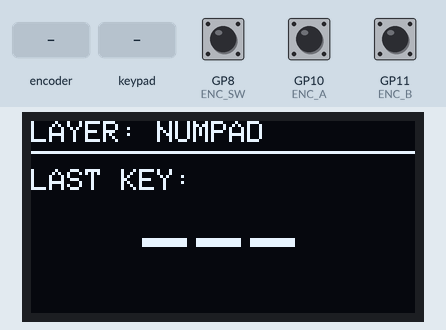
Bench run of a sketch on a simulated Raspberry Pi Pico. Parts: 128×64 one-colour display. Wiring (inferred from the names in the program): 4×4 keypad with keys 1 2 3 A 4 5 6 B 7 8 9 C * 0 # D (labels assumed): rows GP4, GP5, GP6, GP7; columns GP0, GP1, GP2, GP3. Inputs (shaded band) come from the test bench; at power-on: GP8 (ENC_SW) HIGH, GP10 (ENC_A) HIGH, GP11 (ENC_B) HIGH. USB keyboard and mouse output is not drawn.

Above: at 1.2 s.
1.3 s: rotary encoder on GP10 (ENC_A) / GP11 (ENC_B) turned 3 steps (first pin leading)
At 3.0 s:
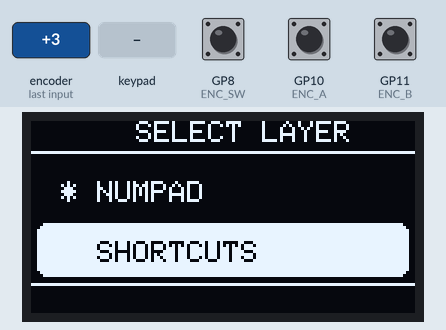
4.9 s: keypad keys 0 1 2 3 # pressed 0.4 s apart
At 7.4 s:
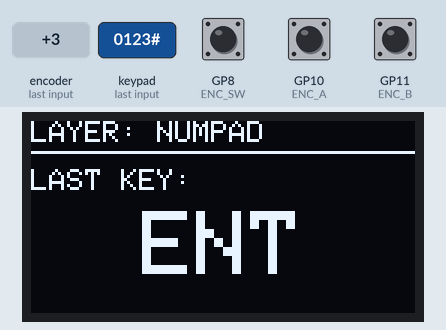
8.4 s: key 'A' pressed
At 8.8 s:
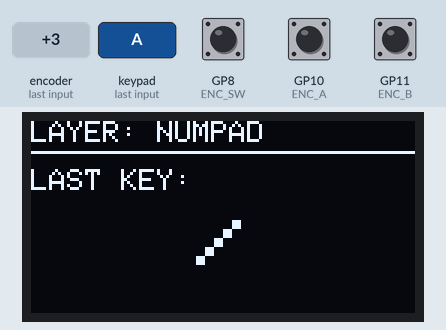
9.9 s: keypad keys 4 5 6 7 A pressed 0.4 s apart
At 10.14 s:
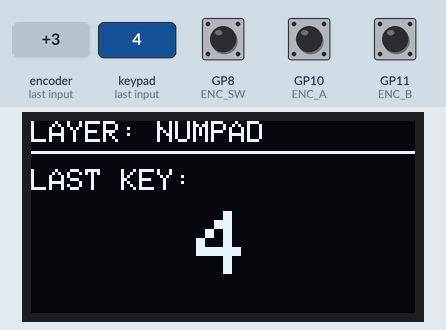
13.4 s: key 'B' pressed
At 13.8 s:
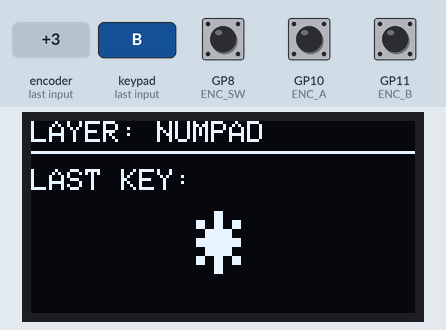
14.9 s: keypad keys 4 5 6 7 D pressed 0.4 s apart
At 17.4 s:
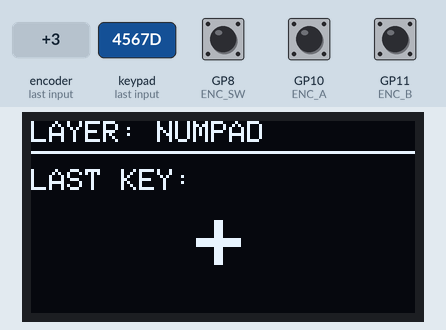
Timing chart, 0 to 18.9 s (numbered marks = the images above; inputs shaded):
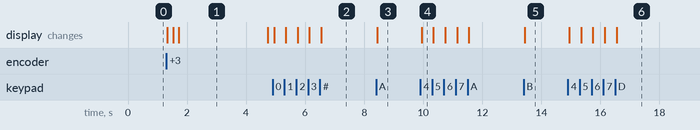

The sketch:

MonkiiPad16.ino
```cpp
#include <Keyboard.h>
#include <Mouse.h>
#include <Wire.h>
#include <Adafruit_GFX.h>
#include <Adafruit_SSD1306.h>

// 128x64 oled on Wire1, no reset pin wired
Adafruit_SSD1306 display(128, 64, &Wire1, -1);

// 4x4 matrix, rows drive and cols read
const int ROW_NUM = 4;
const int COL_NUM = 4;
const int rowPins[ROW_NUM] = {4, 5, 6, 7};
const int colPins[COL_NUM] = {0, 1, 2, 3};

// rotary encoder, A and B for turning plus the push switch
#define ENC_A   10
#define ENC_B   11
#define ENC_SW   8

// made up codes for the shortcut keys that arent normal ascii
#define K_EMPTY   0x00
#define K_ALL     0xEE
#define K_UNDO    0xEF
#define K_REDO    0xF0
#define K_COPY    0xF1
#define K_PASTE   0xF2
#define K_SAVE    0xF3
#define K_FIND    0xF4
#define K_BOLD    0xF5
#define K_ITAL    0xF6
#define K_UNDR    0xF7
#define K_CMNT    0xF8
#define K_DUPL    0xF9
#define K_INDL    0xFA
#define K_INDR    0xFB
#define K_ENT     0xFC

#define LAYER_NUMPAD    0
#define LAYER_SHORTCUTS 1
#define LAYER_COUNT     2

const uint8_t keymap[LAYER_COUNT][ROW_NUM][COL_NUM] = {
  // numpad
  {
    { '1',   '2',   '3',   '/'   },
    { '4',   '5',   '6',   '*'   },
    { '7',   '8',   '9',   '-'   },
    { '0',   '.',   K_ENT, '+'   },
  },
  // shortcuts
  {
    { K_UNDO,  K_REDO,  K_COPY,  K_PASTE },
    { K_SAVE,  K_FIND,  K_ALL,   K_EMPTY },
    { K_BOLD,  K_ITAL,  K_UNDR,  K_EMPTY },
    { K_CMNT,  K_DUPL,  K_INDL,  K_INDR  },
  },
};

const char* layerName[LAYER_COUNT] = { "NUMPAD", "SHORTCUTS" };

int  currentLayer = LAYER_NUMPAD;

bool          keyState[ROW_NUM][COL_NUM];
bool          lastRaw[ROW_NUM][COL_NUM];
unsigned long debounceTimers[ROW_NUM][COL_NUM];
uint8_t       pressedKey[ROW_NUM][COL_NUM];
const unsigned long DEBOUNCE_MS = 20;

int           encLastA      = HIGH;
bool          encSwState    = false;
bool          encSwLast     = HIGH;
unsigned long encSwDebounce = 0;

bool          menuActive   = false;
int           menuSelected = 0;
unsigned long menuTimeout  = 0;
const unsigned long MENU_HIDE_MS = 3000;

char lastKeyStr[16] = "---";

// the normal screen: current layer up top, last key big underneath
void drawMainScreen() {
  display.clearDisplay();
  display.setTextColor(SSD1306_WHITE);

  display.setTextSize(1);
  display.setCursor(0, 0);
  display.print("LAYER: ");
  display.print(layerName[currentLayer]);
  display.drawLine(0, 10, 127, 10, SSD1306_WHITE);

  display.setTextSize(1);
  display.setCursor(0, 16);
  display.print("LAST KEY:");

  // center it, roughly 18px per char at size 3
  display.setTextSize(3);
  int len  = strlen(lastKeyStr);
  int xPos = max(0, (128 - len * 18) / 2);
  display.setCursor(xPos, 30);
  display.print(lastKeyStr);

  display.display();
}

// the layer picker: highlights the selection, stars the active layer
void drawMenu() {
  display.clearDisplay();
  display.setTextColor(SSD1306_WHITE);

  display.setTextSize(1);
  display.setCursor(35, 0);
  display.print("SELECT LAYER");
  display.drawLine(0, 10, 127, 10, SSD1306_WHITE);

  for (int i = 0; i < LAYER_COUNT; i++) {
    int y = 16 + i * 20;

    // draw the highlighted row as white with black text
    if (i == menuSelected) {
      display.fillRoundRect(2, y - 2, 124, 18, 3, SSD1306_WHITE);
      display.setTextColor(SSD1306_BLACK);
    } else {
      display.setTextColor(SSD1306_WHITE);
    }

    display.setTextSize(1);
    display.setCursor(10, y + 4);
    if (i == currentLayer) display.print("* ");
    else display.print("  ");
    display.print(layerName[i]);
  }

  display.drawLine(0, 54, 127, 54, SSD1306_WHITE);
  display.display();
}

// fire the ctrl combo behind each shortcut code
void pressSpecial(uint8_t key) {
  switch (key) {
    case K_UNDO:  Keyboard.press(KEY_LEFT_CTRL); Keyboard.press('z'); Keyboard.releaseAll(); break;
    case K_REDO:  Keyboard.press(KEY_LEFT_CTRL); Keyboard.press('y'); Keyboard.releaseAll(); break;
    case K_COPY:  Keyboard.press(KEY_LEFT_CTRL); Keyboard.press('c'); Keyboard.releaseAll(); break;
    case K_PASTE: Keyboard.press(KEY_LEFT_CTRL); Keyboard.press('v'); Keyboard.releaseAll(); break;
    case K_SAVE:  Keyboard.press(KEY_LEFT_CTRL); Keyboard.press('s'); Keyboard.releaseAll(); break;
    case K_FIND:  Keyboard.press(KEY_LEFT_CTRL); Keyboard.press('f'); Keyboard.releaseAll(); break;
    case K_ALL:   Keyboard.press(KEY_LEFT_CTRL); Keyboard.press('a'); Keyboard.releaseAll(); break;
    case K_BOLD:  Keyboard.press(KEY_LEFT_CTRL); Keyboard.press('b'); Keyboard.releaseAll(); break;
    case K_ITAL:  Keyboard.press(KEY_LEFT_CTRL); Keyboard.press('i'); Keyboard.releaseAll(); break;
    case K_UNDR:  Keyboard.press(KEY_LEFT_CTRL); Keyboard.press('u'); Keyboard.releaseAll(); break;
    case K_CMNT:  Keyboard.press(KEY_LEFT_CTRL); Keyboard.press('/'); Keyboard.releaseAll(); break;
    case K_DUPL:  Keyboard.press(KEY_LEFT_CTRL); Keyboard.press('d'); Keyboard.releaseAll(); break;
    case K_INDL:  Keyboard.press(KEY_LEFT_SHIFT); Keyboard.press(KEY_TAB); Keyboard.releaseAll(); break;
    case K_INDR:  Keyboard.press(KEY_TAB); Keyboard.releaseAll(); break;
    case K_ENT:   Keyboard.press(KEY_RETURN); Keyboard.releaseAll(); break;
  }
}

const char* getKeyLabel(uint8_t key) {
  switch (key) {
    case K_UNDO:  return "UNDO";
    case K_REDO:  return "REDO";
    case K_COPY:  return "COPY";
    case K_PASTE: return "PASTE";
    case K_SAVE:  return "SAVE";
    case K_FIND:  return "FIND";
    case K_ALL:   return "ALL";
    case K_BOLD:  return "BOLD";
    case K_ITAL:  return "ITAL";
    case K_UNDR:  return "UNDR";
    case K_CMNT:  return "CMNT";
    case K_DUPL:  return "DUPL";
    case K_INDL:  return "IND<";
    case K_INDR:  return "IND>";
    case K_ENT:   return "ENT";
    default:      return "KEY";
  }
}

void onKeyPress(int r, int c) {
  uint8_t key      = keymap[currentLayer][r][c];
  pressedKey[r][c] = key;
  if (key == K_EMPTY) return;

  if (currentLayer == LAYER_NUMPAD) {
    if (key == K_ENT) {
      Keyboard.press(KEY_RETURN);
      strncpy(lastKeyStr, "ENT", sizeof(lastKeyStr) - 1);
    } else {
      Keyboard.press((char)key);
      char buf[4] = {(char)key, 0};
      strncpy(lastKeyStr, buf, sizeof(lastKeyStr) - 1);
    }
  } else {
    pressSpecial(key);
    strncpy(lastKeyStr, getKeyLabel(key), sizeof(lastKeyStr) - 1);
  }

  if (!menuActive) drawMainScreen();
}

void onKeyRelease(int r, int c) {
  uint8_t key      = pressedKey[r][c];
  pressedKey[r][c] = K_EMPTY;
  if (key == K_EMPTY) return;

  // only the numpad holds keys down; shortcuts already let go in pressSpecial
  if (currentLayer == LAYER_NUMPAD) {
    if (key == K_ENT) Keyboard.release(KEY_RETURN);
    else Keyboard.release((char)key);
  }
}

// turning the knob opens the layer menu and moves the highlight
void handleEncoder() {
  int a = digitalRead(ENC_A);

  if (a != encLastA && a == LOW) {
    int b = digitalRead(ENC_B);

    if (!menuActive) {
      menuActive   = true;
      menuSelected = currentLayer;
    }
    menuTimeout = millis();

    if (b == HIGH) {
      menuSelected = (menuSelected + 1) % LAYER_COUNT;
    } else {
      menuSelected = (menuSelected - 1 + LAYER_COUNT) % LAYER_COUNT;
    }

    drawMenu();
  }
  encLastA = a;
}

// pressing the knob opens the menu, or confirms the pick if its already open
void handleEncoderSwitch() {
  bool sw = (digitalRead(ENC_SW) == LOW);

  if (sw != encSwLast) {
    encSwDebounce = millis();
    encSwLast     = sw;
  }

  if ((millis() - encSwDebounce) > DEBOUNCE_MS && sw != encSwState) {
    encSwState = sw;
    if (sw) {
      if (menuActive) {
        currentLayer = menuSelected;
        menuActive   = false;
        strncpy(lastKeyStr, "---", sizeof(lastKeyStr) - 1);
        drawMainScreen();
      } else {
        menuActive   = true;
        menuSelected = currentLayer;
        menuTimeout  = millis();
        drawMenu();
      }
    }
  }
}

void setup() {
  for (int r = 0; r < ROW_NUM; r++) {
    pinMode(rowPins[r], OUTPUT);
    digitalWrite(rowPins[r], HIGH);
  }
  for (int c = 0; c < COL_NUM; c++) {
    pinMode(colPins[c], INPUT_PULLUP);
  }

  pinMode(ENC_A,  INPUT_PULLUP);
  pinMode(ENC_B,  INPUT_PULLUP);
  pinMode(ENC_SW, INPUT_PULLUP);
  encLastA = digitalRead(ENC_A);

  memset(keyState,       false, sizeof(keyState));
  memset(lastRaw,        false, sizeof(lastRaw));
  memset(debounceTimers, 0,     sizeof(debounceTimers));
  memset(pressedKey,     0,     sizeof(pressedKey));

  Keyboard.begin();
  Mouse.begin();

  // oled on Wire1 so it stays off the matrix pins
  Wire1.setSDA(14);
  Wire1.setSCL(15);
  Wire1.begin();
  display.begin(SSD1306_SWITCHCAPVCC, 0x3C);

  drawMainScreen();
}

void loop() {
  unsigned long now = millis();

  // scan one row at a time
  for (int r = 0; r < ROW_NUM; r++) {
    digitalWrite(rowPins[r], LOW);
    delayMicroseconds(10);          // give the line a sec to settle

    for (int c = 0; c < COL_NUM; c++) {
      bool raw = (digitalRead(colPins[c]) == LOW);

      // reset the timer on every wobble, only act once its held steady
      if (raw != lastRaw[r][c]) {
        debounceTimers[r][c] = now;
        lastRaw[r][c]        = raw;
      }

      if ((now - debounceTimers[r][c]) >= DEBOUNCE_MS) {
        if (raw != keyState[r][c]) {
          keyState[r][c] = raw;
          if (raw) onKeyPress(r, c);
          else     onKeyRelease(r, c);
        }
      }
    }

    digitalWrite(rowPins[r], HIGH);
  }

  // drop the menu on its own if you walk away from it
  if (menuActive && (now - menuTimeout >= MENU_HIDE_MS)) {
    menuActive = false;
    drawMainScreen();
  }

  handleEncoder();
  handleEncoderSwitch();
}
```

Measured:
- after the input at 1.3 s, the display: changes at once (image 1)
- after the input at 4.9 s, the display: first changes after 0.05 s (image 2 shows a later state)
- after the input at 8.4 s, the display: changes after 0.05 s (image 3)
- after the input at 9.9 s, the display: changes after 0.05 s (image 4)
- after the input at 13.4 s, the display: changes after 0.05 s (image 5)
- after the input at 14.9 s, the display: first changes after 0.05 s (image 6 shows a later state)
